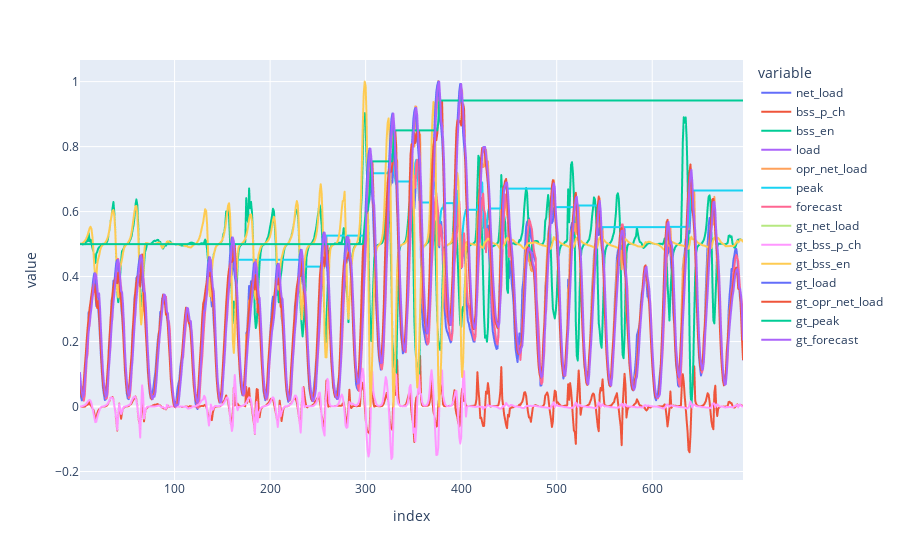

The code cell stored with this chart in its notebook:
### Code cell
df_op = pd.read_csv("/Users/nikolaushouben/Desktop/WattCast/results/mpc_results/1_county/Los_Angeles/RandomForest_operations.csv", index_col=0)

px.line(df_op)

### Figure 1 — Plotly figure (JSON) as saved in the notebook; plotly's stock layout.template omitted (floating-point values rounded to 4 significant figures; data arrays with more than 128 entries replaced by an {"elided": "..."} marker saying what was removed)
{"data": [{"hovertemplate": "variable=net_load<br>index=%{x}<br>value=%{y}<extra></extra>", "legendgroup": "net_load", "line": {"color": "#636efa", "dash": "solid"}, "marker": {"symbol": "circle"}, "mode": "lines", "name": "net_load", "showlegend": true, "type": "scattergl", "x": {"elided": "695 int values"}, "xaxis": "x", "y": {"elided": "695 float values"}, "yaxis": "y"}, {"hovertemplate": "variable=bss_p_ch<br>index=%{x}<br>value=%{y}<extra></extra>", "legendgroup": "bss_p_ch", "line": {"color": "#EF553B", "dash": "solid"}, "marker": {"symbol": "circle"}, "mode": "lines", "name": "bss_p_ch", "showlegend": true, "type": "scattergl", "x": {"elided": "695 int values"}, "xaxis": "x", "y": {"elided": "695 float values"}, "yaxis": "y"}, {"hovertemplate": "variable=bss_en<br>index=%{x}<br>value=%{y}<extra></extra>", "legendgroup": "bss_en", "line": {"color": "#00cc96", "dash": "solid"}, "marker": {"symbol": "circle"}, "mode": "lines", "name": "bss_en", "showlegend": true, "type": "scattergl", "x": {"elided": "695 int values"}, "xaxis": "x", "y": {"elided": "695 float values"}, "yaxis": "y"}, {"hovertemplate": "variable=load<br>index=%{x}<br>value=%{y}<extra></extra>", "legendgroup": "load", "line": {"color": "#ab63fa", "dash": "solid"}, "marker": {"symbol": "circle"}, "mode": "lines", "name": "load", "showlegend": true, "type": "scattergl", "x": {"elided": "695 int values"}, "xaxis": "x", "y": {"elided": "695 float values"}, "yaxis": "y"}, {"hovertemplate": "variable=opr_net_load<br>index=%{x}<br>value=%{y}<extra></extra>", "legendgroup": "opr_net_load", "line": {"color": "#FFA15A", "dash": "solid"}, "marker": {"symbol": "circle"}, "mode": "lines", "name": "opr_net_load", "showlegend": true, "type": "scattergl", "x": {"elided": "695 int values"}, "xaxis": "x", "y": {"elided": "695 float values"}, "yaxis": "y"}, {"hovertemplate": "variable=peak<br>index=%{x}<br>value=%{y}<extra></extra>", "legendgroup": "peak", "line": {"color": "#19d3f3", "dash": "solid"}, "marker": {"symbol": "circle"}, "mode": "lines", "name": "peak", "showlegend": true, "type": "scattergl", "x": {"elided": "695 int values"}, "xaxis": "x", "y": {"elided": "695 float values"}, "yaxis": "y"}, {"hovertemplate": "variable=forecast<br>index=%{x}<br>value=%{y}<extra></extra>", "legendgroup": "forecast", "line": {"color": "#FF6692", "dash": "solid"}, "marker": {"symbol": "circle"}, "mode": "lines", "name": "forecast", "showlegend": true, "type": "scattergl", "x": {"elided": "695 int values"}, "xaxis": "x", "y": {"elided": "695 float values"}, "yaxis": "y"}, {"hovertemplate": "variable=gt_net_load<br>index=%{x}<br>value=%{y}<extra></extra>", "legendgroup": "gt_net_load", "line": {"color": "#B6E880", "dash": "solid"}, "marker": {"symbol": "circle"}, "mode": "lines", "name": "gt_net_load", "showlegend": true, "type": "scattergl", "x": {"elided": "695 int values"}, "xaxis": "x", "y": {"elided": "695 float values"}, "yaxis": "y"}, {"hovertemplate": "variable=gt_bss_p_ch<br>index=%{x}<br>value=%{y}<extra></extra>", "legendgroup": "gt_bss_p_ch", "line": {"color": "#FF97FF", "dash": "solid"}, "marker": {"symbol": "circle"}, "mode": "lines", "name": "gt_bss_p_ch", "showlegend": true, "type": "scattergl", "x": {"elided": "695 int values"}, "xaxis": "x", "y": {"elided": "695 float values"}, "yaxis": "y"}, {"hovertemplate": "variable=gt_bss_en<br>index=%{x}<br>value=%{y}<extra></extra>", "legendgroup": "gt_bss_en", "line": {"color": "#FECB52", "dash": "solid"}, "marker": {"symbol": "circle"}, "mode": "lines", "name": "gt_bss_en", "showlegend": true, "type": "scattergl", "x": {"elided": "695 int values"}, "xaxis": "x", "y": {"elided": "695 float values"}, "yaxis": "y"}, {"hovertemplate": "variable=gt_load<br>index=%{x}<br>value=%{y}<extra></extra>", "legendgroup": "gt_load", "line": {"color": "#636efa", "dash": "solid"}, "marker": {"symbol": "circle"}, "mode": "lines", "name": "gt_load", "showlegend": true, "type": "scattergl", "x": {"elided": "695 int values"}, "xaxis": "x", "y": {"elided": "695 float values"}, "yaxis": "y"}, {"hovertemplate": "variable=gt_opr_net_load<br>index=%{x}<br>value=%{y}<extra></extra>", "legendgroup": "gt_opr_net_load", "line": {"color": "#EF553B", "dash": "solid"}, "marker": {"symbol": "circle"}, "mode": "lines", "name": "gt_opr_net_load", "showlegend": true, "type": "scattergl", "x": {"elided": "695 int values"}, "xaxis": "x", "y": {"elided": "695 float values"}, "yaxis": "y"}, {"hovertemplate": "variable=gt_peak<br>index=%{x}<br>value=%{y}<extra></extra>", "legendgroup": "gt_peak", "line": {"color": "#00cc96", "dash": "solid"}, "marker": {"symbol": "circle"}, "mode": "lines", "name": "gt_peak", "showlegend": true, "type": "scattergl", "x": {"elided": "695 int values"}, "xaxis": "x", "y": {"elided": "695 float values"}, "yaxis": "y"}, {"hovertemplate": "variable=gt_forecast<br>index=%{x}<br>value=%{y}<extra></extra>", "legendgroup": "gt_forecast", "line": {"color": "#ab63fa", "dash": "solid"}, "marker": {"symbol": "circle"}, "mode": "lines", "name": "gt_forecast", "showlegend": true, "type": "scattergl", "x": {"elided": "695 int values"}, "xaxis": "x", "y": {"elided": "695 float values"}, "yaxis": "y"}], "layout": {"legend": {"title": {"text": "variable"}, "tracegroupgap": 0}, "margin": {"t": 60}, "xaxis": {"anchor": "y", "domain": [0, 1], "title": {"text": "index"}}, "yaxis": {"anchor": "x", "domain": [0, 1], "title": {"text": "value"}}}}
